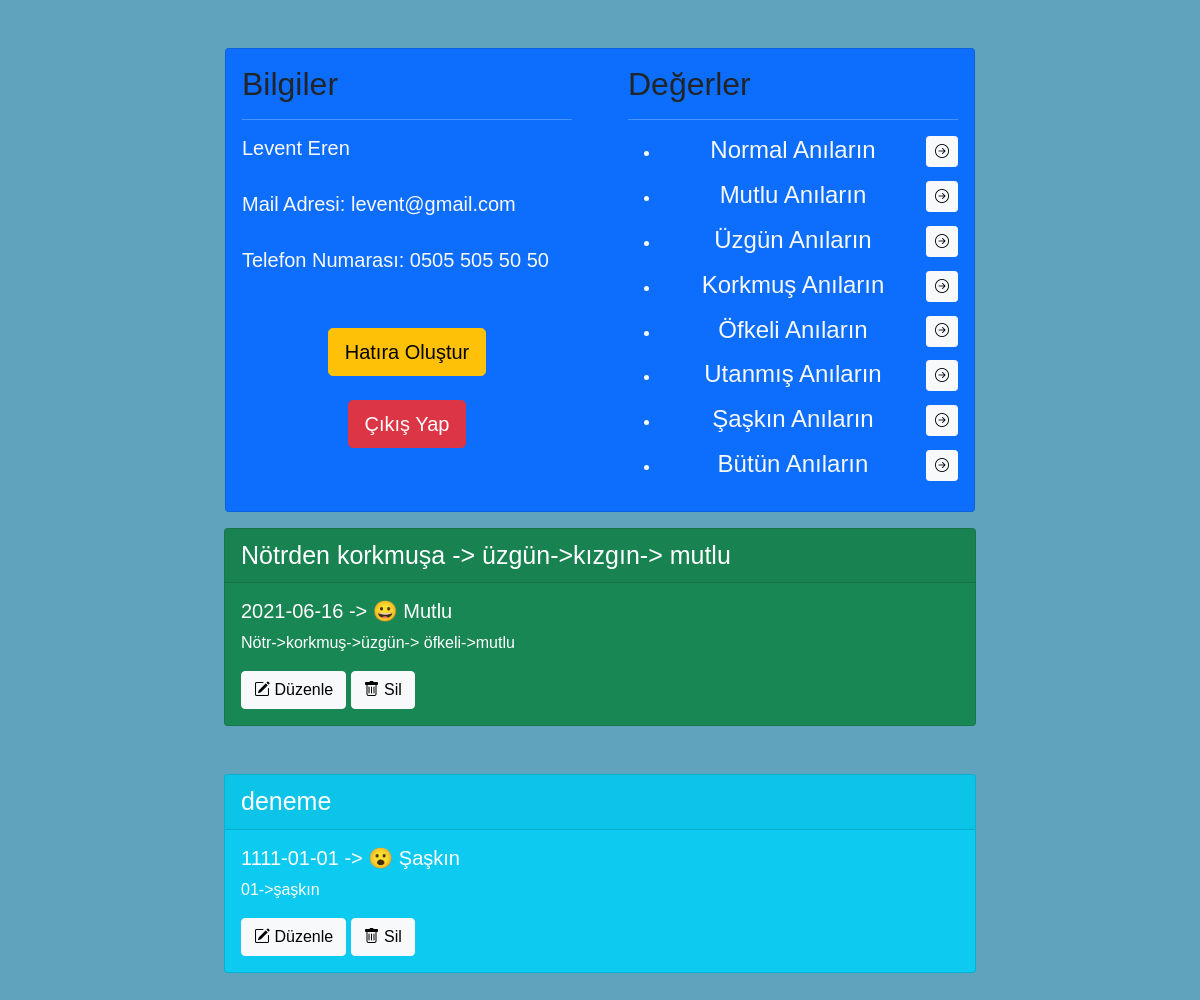
The app's page /index.php (signed in) with its own data.
### tables this page shows
CREATE TABLE `hatiralar` (
  `ID` int(11) NOT NULL,
  `UyeId` int(11) NOT NULL,
  `HatiraIcerik` varchar(3000) NOT NULL,
  `Tarih` date NOT NULL,
  `Baslik` varchar(100) NOT NULL,
  `DuyguDurumu` varchar(50) NOT NULL,
  `DuyguEmoji` varchar(15) NOT NULL,
  `DuyguRenk` varchar(15) NOT NULL
);

### controllers/memoryGetter.php (called while the page is built, shortened)
<?php
$sqlGetMemories = "SELECT * FROM hatiralar WHERE UyeId=?";
$stmt = $baglanti -> prepare($sqlGetMemories);
$stmt -> bind_param('s',$_SESSION['id']);
$stmt -> execute();
$result = $stmt->get_result();
?>

### index.php (the view, shortened to what this page needs)
<?php
    require "controllers/memoryController.php";
    require "controllers/memoryGetter.php";
?>
<!DOCTYPE html>
<html lang="en">
<head>
    <link href="https://maxcdn.bootstrapcdn.com/font-awesome/4.3.0/css/font-awesome.min.css" rel="stylesheet">
    <link rel="stylesheet" href="style.css">
    <link href="https://cdn.jsdelivr.net/npm/bootstrap@5.0.1/dist/css/bootstrap.min.css" rel="stylesheet"
>
    <link rel="stylesheet" href="https://cdn.jsdelivr.net/npm/bootstrap-icons@1.5.0/font/bootstrap-icons.css">
</head>
<body >
    <div class="container  pb-3">
        <div class="card mb-3 text-light bg-primary rounded-5 mx-auto mt-5" style="max-width: 750px;">
            <div class="row">
                <div class="col">
                    <div class="card-body">
                        <h2 class="card-title text-dark">Bilgiler</h2>
                        <hr>
                        <h5> <?php echo $_SESSION['name']." ".$_SESSION['surname']    ?> </h5><br>
                        <h5 class="card-text">Mail Adresi: <?php echo $_SESSION['email']?></h5><br>
                        <h5 class="card-text">Telefon Numarası: <?php echo $_SESSION['telephone'] ?></h5><br>
                        <div class='mt-4' style='display:flex;flex-direction:column;justify-content: center;align-items: center;'>
                        <form action='index.php' method='POST'>
                        <button type="submit" name='addMemory-btn' class="btn btn-warning btn-lg">Hatıra Oluştur</button>
                        </form>
                        <br>
                        <a href='index.php?logout=1' class="btn btn-danger btn-lg">Çıkış Yap</a>
                        </div>
                    </div>
                </div>
                <div class="col">
                    <div class="card-body">
                        <h2 class="card-title text-dark">Değerler</h2>
                        <hr>
                        <ul  class='text-center'>
                            <li class='my-3  '><h4>Normal Anıların <a style='float: right;' href='index.php?duygu=<?php echo 'Normal' ?>' class="btn btn-light btn-sm"><i class="bi bi-arrow-right-circle"></i></a></h4></li>
                            <li class='my-3'><h4>Mutlu Anıların <a style='float: right;' href='index.php?duygu=<?php echo 'Mutlu' ?>' class="btn btn-light btn-sm text-right"><i class="bi bi-arrow-right-circle"></i></a></h4></li>
                            <li class='my-3'><h4>Üzgün Anıların <a style='float: right;' href='index.php?duygu=<?php echo 'Üzgün' ?>' class="btn btn-light btn-sm"><i class="bi bi-arrow-right-circle"></i></a></h4></li>
                            <li class='my-3'><h4>Korkmuş Anıların <a style='float: right;' href='index.php?duygu=<?php echo 'Korkmuş' ?>' class="btn btn-light btn-sm"><i class="bi bi-arrow-right-circle"></i></a></h4></li>
                            <li class='my-3'><h4>Öfkeli Anıların <a style='float: right;' href='index.php?duygu=<?php echo 'Öfkeli' ?>' class="btn btn-light btn-sm"><i class="bi bi-arrow-right-circle"></i></a></h4></li>
                            <li class='my-3'><h4>Utanmış Anıların <a style='float: right;' href='index.php?duygu=<?php echo 'Utanmış' ?>' class="btn btn-light btn-sm"><i class="bi bi-arrow-right-circle"></i></a></h4></li>
                            <li class='my-3'><h4>Şaşkın Anıların <a style='float: right;' href='index.php?duygu=<?php echo 'Şaşkın' ?>' class="btn btn-light btn-sm"><i class="bi bi-arrow-right-circle"></i></a></h4></li>
                            <li class='my-3'><h4>Bütün Anıların <a style='float: right;' href='index.php' class="btn btn-light btn-sm"><i class="bi bi-arrow-right-circle"></i></a></h4></li>
                        </ul>
                    </div>
                </div>
            </div>
        </div>
       <?php while($row=$result->fetch_assoc()): ?>
        <div class="card text-white bg-<?php echo $row['DuyguRenk'] ?> mb-5 mx-auto" style="max-width: 47rem;">
            <div class="card-header"><span style='font-size:25px'><?php echo $row['Baslik'] ?></span></div>
            <div class="card-body">
                <h5 class="card-title"><?php echo $row['Tarih']." -> ".$row['DuyguEmoji']." ".$row['DuyguDurumu'] ?></h5>
                <p class="card-text"><?php echo htmlspecialchars($row['HatiraIcerik']) ?></p>
                <a href='update_memory.php?update=<?php echo $row['ID'] ?>' class="btn btn-light"><i class="bi bi-pencil-square"></i> Düzenle</a>
                <a onclick="return deleletconfig()" href='index.php?delete=<?php echo $row['ID'] ?>' class="btn btn-light"><i class="bi bi-trash"></i> Sil</a>
            </div>
        </div>
       <?php endwhile; ?>
    </div>
</body>
</html>

### style.css (style rules this page uses)
* { font-family: 'Trebuchet MS', 'Lucida Sans Unicode', 'Lucida Grande', 'Lucida Sans', Arial, sans-serif; }
body, html { margin: 0; padding: 0; height: 100%; background: #60a3bc !important; }

### records on screen
hatiralar: Baslik "Nötrden korkmuşa -> üzgün->kızgın-> mutlu", Tarih "2021-06-16", DuyguEmoji "😀", DuyguDurumu "Mutlu", HatiraIcerik "Nötr->korkmuş->üzgün-> öfkeli->mutlu"
hatiralar: Baslik "deneme", Tarih "1111-01-01", DuyguEmoji "😮", DuyguDurumu "Şaşkın", HatiraIcerik "01->şaşkın"

### other values on screen
$_SESSION['name'] "Levent"
$_SESSION['surname'] "Eren"
$_SESSION['email'] "levent@gmail.com"
$_SESSION['telephone'] "0505 505 50 50"
